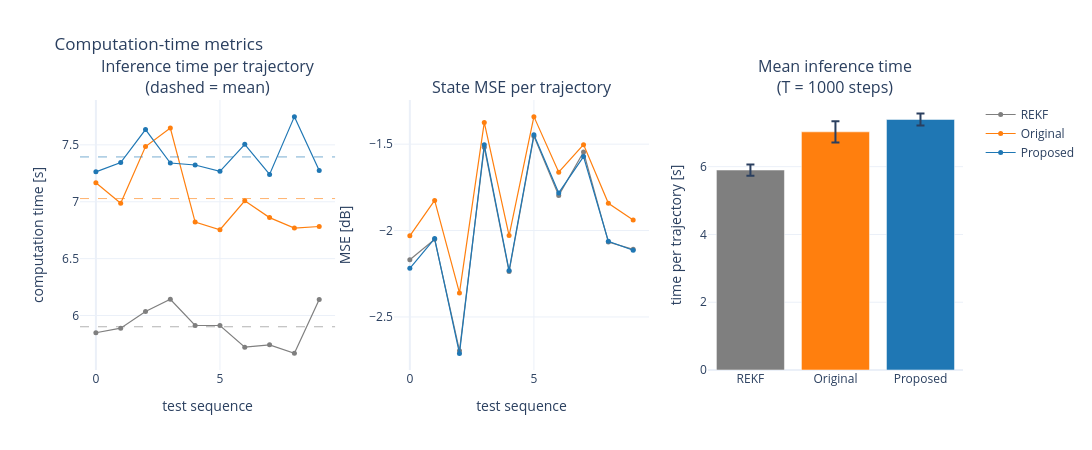

Write notebook code for a chart like this one.
### Markdown cell above
## 12. Computational Complexity and Inference Time Metrics

This section evaluates the computational efficiency of the implemented estimators, adhering to the benchmarking methodology established for this project. Because all evaluated models execute the identical underlying robust filtering recursion, any variations in inference time strictly isolate the computational overhead introduced by the tolerance $c$ estimation mechanism. 

We compare the analytic REKF (which utilizes a fixed scalar tolerance and operates without training) against the neural-network-aided architectures: the Original RT-KalmanNet (MLP-based) and the Proposed RT-KalmanNet (GRU-based). The reported quantitative metrics include:

*   **Training Time:** The total wall-clock duration of the backpropagation and optimization phase (zero for the analytic REKF).
*   **Total Test Time:** The cumulative computational time required to filter the entire test dataset.
*   **Normalized Inference Time:** The execution time evaluated per trajectory and per individual time step. These scale-free metrics are crucial for demonstrating the real-time applicability of the neural-augmented estimators compared to traditional, computationally heavy model-based approaches.

### Code cell
if not per_seq_df.empty:
    order = [k for k in ("REKF", "Original", "Proposed") if k in per_seq]
    colors = {"REKF": "#7f7f7f", "Original": "#ff7f0e", "Proposed": "#1f77b4"}

    fig = make_subplots(rows=1, cols=3, subplot_titles=(
        "Inference time per trajectory<br>(dashed = mean)",
        "State MSE per trajectory",
        f"Mean inference time<br>(T = {T} steps)"))

    # per-sequence computation time + mean
    for name in order:
        d = per_seq[name]
        fig.add_trace(go.Scatter(x=d["sequence"], y=d["comp_time_s"], mode="lines+markers",
                                  name=name, line=dict(color=colors[name], width=1.2),
                                  marker=dict(size=5)), row=1, col=1)
        fig.add_hline(y=d["comp_time_s"].mean(), line=dict(color=colors[name], dash="dash", width=1),
                      opacity=0.6, row=1, col=1)

    # per-sequence MSE in dB
    for name in order:
        d = per_seq[name]
        fig.add_trace(go.Scatter(x=d["sequence"], y=10 * np.log10(d["mse"]), mode="lines+markers",
                                  name=name, line=dict(color=colors[name], width=1.2),
                                  marker=dict(size=5), showlegend=False), row=1, col=2)

    # mean time per trajectory (bar) with std error bars
    means = [per_seq[k]["comp_time_s"].mean() for k in order]
    stds = [per_seq[k]["comp_time_s"].std(ddof=1) if len(per_seq[k]) > 1 else 0.0 for k in order]
    fig.add_trace(go.Bar(x=order, y=means, error_y=dict(type="data", array=stds, visible=True),
                          marker_color=[colors[k] for k in order], showlegend=False), row=1, col=3)

    fig.update_xaxes(title_text="test sequence", row=1, col=1)
    fig.update_yaxes(title_text="computation time [s]", row=1, col=1)
    fig.update_xaxes(title_text="test sequence", row=1, col=2)
    fig.update_yaxes(title_text="MSE [dB]", row=1, col=2)
    fig.update_yaxes(title_text="time per trajectory [s]", row=1, col=3)

    fig.update_layout(title="Computation-time metrics", height=450, width=1500,
                       template="plotly_white")
    fig.show()

    print("training time [s]:", {k: round(v, 1) for k, v in train_times.items()})

### Figure 1 — Plotly figure (JSON) as saved in the notebook; plotly's stock layout.template omitted (floating-point values rounded to 4 significant figures)
{"data": [{"line": {"color": "#7f7f7f", "width": 1.2}, "marker": {"size": 5}, "mode": "lines+markers", "name": "REKF", "type": "scatter", "x": [0, 1, 2, 3, 4, 5, 6, 7, 8, 9], "xaxis": "x", "y": [5.848, 5.889, 6.036, 6.143, 5.913, 5.912, 5.722, 5.742, 5.667, 6.14], "yaxis": "y"}, {"line": {"color": "#ff7f0e", "width": 1.2}, "marker": {"size": 5}, "mode": "lines+markers", "name": "Original", "type": "scatter", "x": [0, 1, 2, 3, 4, 5, 6, 7, 8, 9], "xaxis": "x", "y": [7.167, 6.986, 7.485, 7.648, 6.821, 6.754, 7.008, 6.86, 6.769, 6.782], "yaxis": "y"}, {"line": {"color": "#1f77b4", "width": 1.2}, "marker": {"size": 5}, "mode": "lines+markers", "name": "Proposed", "type": "scatter", "x": [0, 1, 2, 3, 4, 5, 6, 7, 8, 9], "xaxis": "x", "y": [7.263, 7.344, 7.635, 7.34, 7.323, 7.267, 7.505, 7.24, 7.748, 7.274], "yaxis": "y"}, {"line": {"color": "#7f7f7f", "width": 1.2}, "marker": {"size": 5}, "mode": "lines+markers", "name": "REKF", "showlegend": false, "type": "scatter", "x": [0, 1, 2, 3, 4, 5, 6, 7, 8, 9], "xaxis": "x2", "y": [-2.169, -2.05, -2.695, -1.517, -2.238, -1.453, -1.797, -1.545, -2.067, -2.109], "yaxis": "y2"}, {"line": {"color": "#ff7f0e", "width": 1.2}, "marker": {"size": 5}, "mode": "lines+markers", "name": "Original", "showlegend": false, "type": "scatter", "x": [0, 1, 2, 3, 4, 5, 6, 7, 8, 9], "xaxis": "x2", "y": [-2.031, -1.826, -2.361, -1.374, -2.029, -1.341, -1.662, -1.503, -1.842, -1.939], "yaxis": "y2"}, {"line": {"color": "#1f77b4", "width": 1.2}, "marker": {"size": 5}, "mode": "lines+markers", "name": "Proposed", "showlegend": false, "type": "scatter", "x": [0, 1, 2, 3, 4, 5, 6, 7, 8, 9], "xaxis": "x2", "y": [-2.219, -2.046, -2.711, -1.503, -2.231, -1.445, -1.782, -1.572, -2.062, -2.114], "yaxis": "y2"}, {"error_y": {"array": [0.1664, 0.314, 0.1756], "type": "data", "visible": true}, "marker": {"color": ["#7f7f7f", "#ff7f0e", "#1f77b4"]}, "showlegend": false, "type": "bar", "x": ["REKF", "Original", "Proposed"], "xaxis": "x3", "y": [5.901, 7.028, 7.394], "yaxis": "y3"}], "layout": {"annotations": [{"font": {"size": 16}, "showarrow": false, "text": "Inference time per trajectory<br>(dashed = mean)", "x": 0.1444, "xanchor": "center", "xref": "paper", "y": 1, "yanchor": "bottom", "yref": "paper"}, {"font": {"size": 16}, "showarrow": false, "text": "State MSE per trajectory", "x": 0.5, "xanchor": "center", "xref": "paper", "y": 1, "yanchor": "bottom", "yref": "paper"}, {"font": {"size": 16}, "showarrow": false, "text": "Mean inference time<br>(T = 1000 steps)", "x": 0.8556, "xanchor": "center", "xref": "paper", "y": 1, "yanchor": "bottom", "yref": "paper"}], "height": 450, "shapes": [{"line": {"color": "#7f7f7f", "dash": "dash", "width": 1}, "opacity": 0.6, "type": "line", "x0": 0, "x1": 1, "xref": "x domain", "y0": 5.901, "y1": 5.901, "yref": "y"}, {"line": {"color": "#ff7f0e", "dash": "dash", "width": 1}, "opacity": 0.6, "type": "line", "x0": 0, "x1": 1, "xref": "x domain", "y0": 7.028, "y1": 7.028, "yref": "y"}, {"line": {"color": "#1f77b4", "dash": "dash", "width": 1}, "opacity": 0.6, "type": "line", "x0": 0, "x1": 1, "xref": "x domain", "y0": 7.394, "y1": 7.394, "yref": "y"}], "title": {"text": "Computation-time metrics"}, "width": 1500, "xaxis": {"anchor": "y", "domain": [0, 0.2889], "title": {"text": "test sequence"}}, "xaxis2": {"anchor": "y2", "domain": [0.3556, 0.6444], "title": {"text": "test sequence"}}, "xaxis3": {"anchor": "y3", "domain": [0.7111, 1]}, "yaxis": {"anchor": "x", "domain": [0, 1], "title": {"text": "computation time [s]"}}, "yaxis2": {"anchor": "x2", "domain": [0, 1], "title": {"text": "MSE [dB]"}}, "yaxis3": {"anchor": "x3", "domain": [0, 1], "title": {"text": "time per trajectory [s]"}}}}
